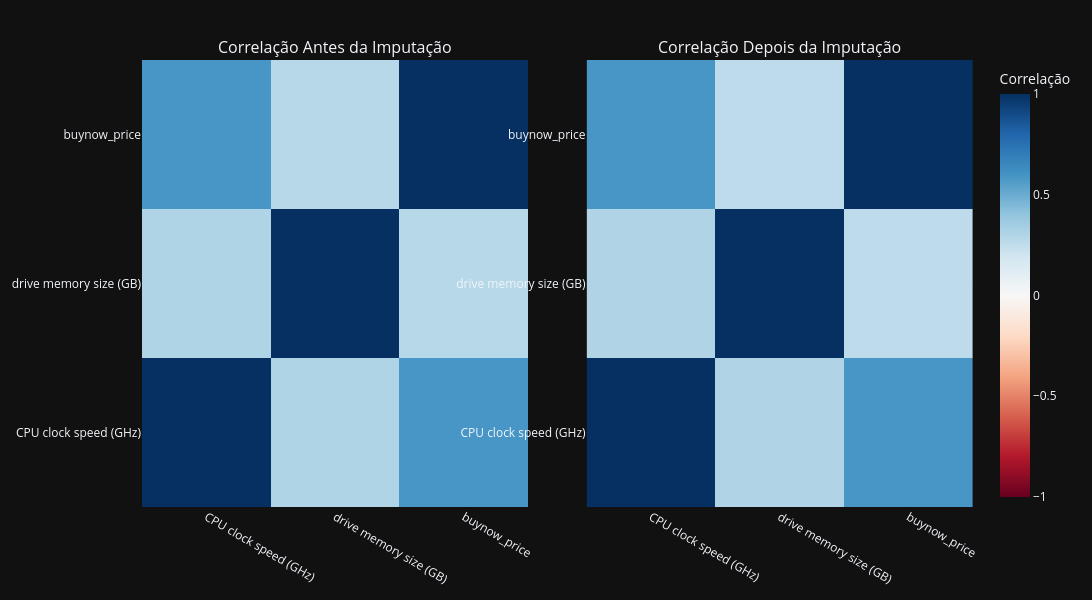

Source (notebook cell):
### Code cell
def plot_correlacao_pre_pos(df_original, df_imputado):
    """Gera heatmaps lado a lado e coloca a barra de cor fora dos gráficos."""
    corr_before = df_original.corr(numeric_only=True)
    corr_after  = df_imputado.corr(numeric_only=True)

    fig = make_subplots(rows=1, cols=2,
                        subplot_titles=(
                            'Correlação Antes da Imputação',
                            'Correlação Depois da Imputação'),
                        horizontal_spacing=0.07)

    # Heatmap before
    fig.add_trace(go.Heatmap(
        z=corr_before.values,
        x=corr_before.columns,
        y=corr_before.columns,
        colorscale='RdBu', zmin=-1, zmax=1,
        showscale=False),
        row=1, col=1)

    # Heatmap after
    fig.add_trace(go.Heatmap(
        z=corr_after.values,
        x=corr_after.columns,
        y=corr_after.columns,
        colorscale='RdBu', zmin=-1, zmax=1,
        colorbar=dict(title='Correlação', x=1.02)),
        row=1, col=2)

    fig.update_layout(template='plotly_dark', height=600, width=1200,
                      margin=dict(l=60, r=60, t=60, b=60))
    fig.show()

plot_correlacao_pre_pos(df, df_validated)

### Figure 1 — Plotly figure (JSON) as saved in the notebook; plotly's stock layout.template omitted (floating-point values rounded to 4 significant figures)
{"data": [{"colorscale": [[0, "rgb(103,0,31)"], [0.1, "rgb(178,24,43)"], [0.2, "rgb(214,96,77)"], [0.3, "rgb(244,165,130)"], [0.4, "rgb(253,219,199)"], [0.5, "rgb(247,247,247)"], [0.6, "rgb(209,229,240)"], [0.7, "rgb(146,197,222)"], [0.8, "rgb(67,147,195)"], [0.9, "rgb(33,102,172)"], [1, "rgb(5,48,97)"]], "showscale": false, "type": "heatmap", "x": ["CPU clock speed (GHz)", "drive memory size (GB)", "buynow_price"], "xaxis": "x", "y": ["CPU clock speed (GHz)", "drive memory size (GB)", "buynow_price"], "yaxis": "y", "z": [[1.0, 0.3075, 0.5882], [0.3075, 1.0, 0.2833], [0.5882, 0.2833, 1.0]], "zmax": 1, "zmin": -1}, {"colorbar": {"title": {"text": "Correlação"}, "x": 1.02}, "colorscale": [[0, "rgb(103,0,31)"], [0.1, "rgb(178,24,43)"], [0.2, "rgb(214,96,77)"], [0.3, "rgb(244,165,130)"], [0.4, "rgb(253,219,199)"], [0.5, "rgb(247,247,247)"], [0.6, "rgb(209,229,240)"], [0.7, "rgb(146,197,222)"], [0.8, "rgb(67,147,195)"], [0.9, "rgb(33,102,172)"], [1, "rgb(5,48,97)"]], "type": "heatmap", "x": ["CPU clock speed (GHz)", "drive memory size (GB)", "buynow_price"], "xaxis": "x2", "y": ["CPU clock speed (GHz)", "drive memory size (GB)", "buynow_price"], "yaxis": "y2", "z": [[1.0, 0.306, 0.5882], [0.306, 1.0, 0.26], [0.5882, 0.26, 1.0]], "zmax": 1, "zmin": -1}], "layout": {"annotations": [{"font": {"size": 16}, "showarrow": false, "text": "Correlação Antes da Imputação", "x": 0.2325, "xanchor": "center", "xref": "paper", "y": 1, "yanchor": "bottom", "yref": "paper"}, {"font": {"size": 16}, "showarrow": false, "text": "Correlação Depois da Imputação", "x": 0.7675, "xanchor": "center", "xref": "paper", "y": 1, "yanchor": "bottom", "yref": "paper"}], "height": 600, "margin": {"b": 60, "l": 60, "r": 60, "t": 60}, "width": 1200, "xaxis": {"anchor": "y", "domain": [0, 0.465]}, "xaxis2": {"anchor": "y2", "domain": [0.535, 1.0]}, "yaxis": {"anchor": "x", "domain": [0, 1]}, "yaxis2": {"anchor": "x2", "domain": [0, 1]}}}
